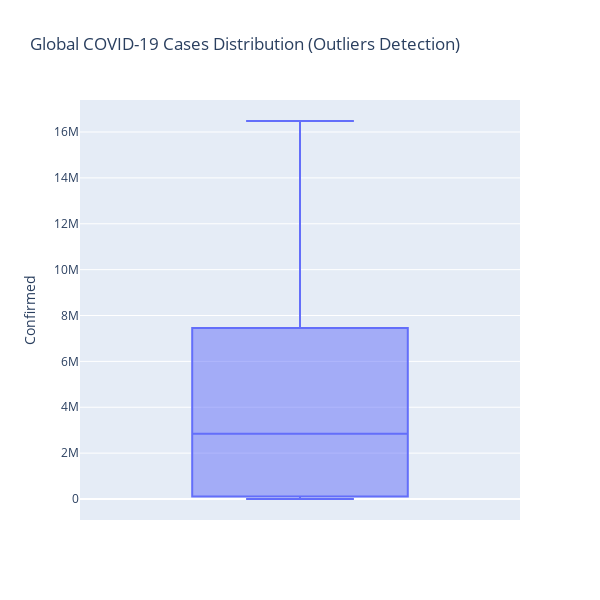
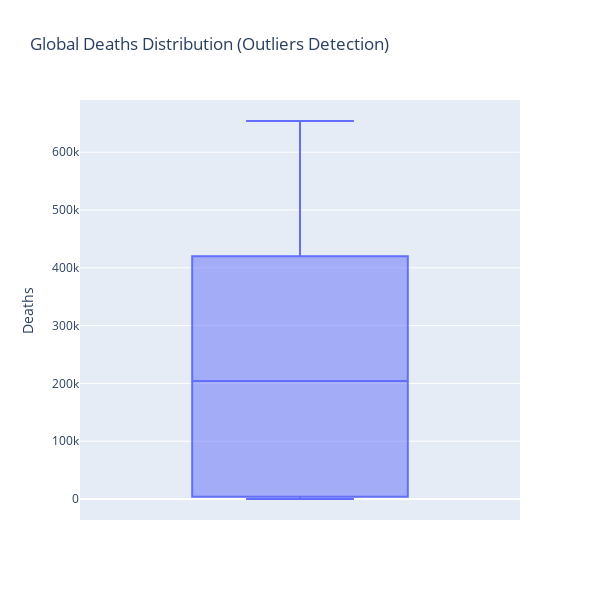
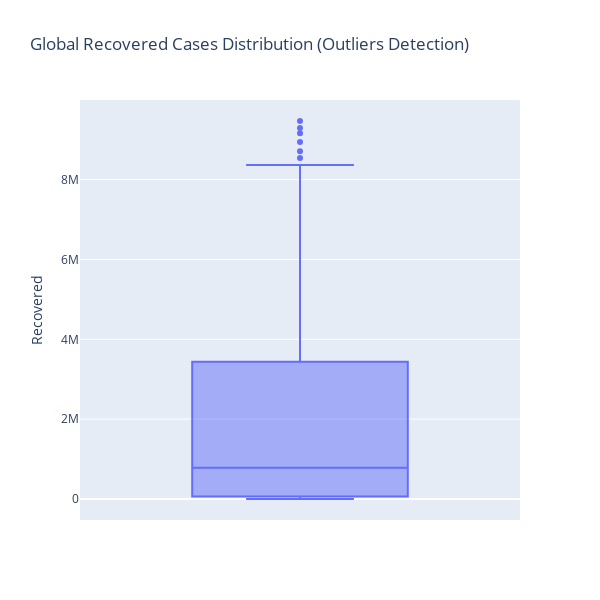
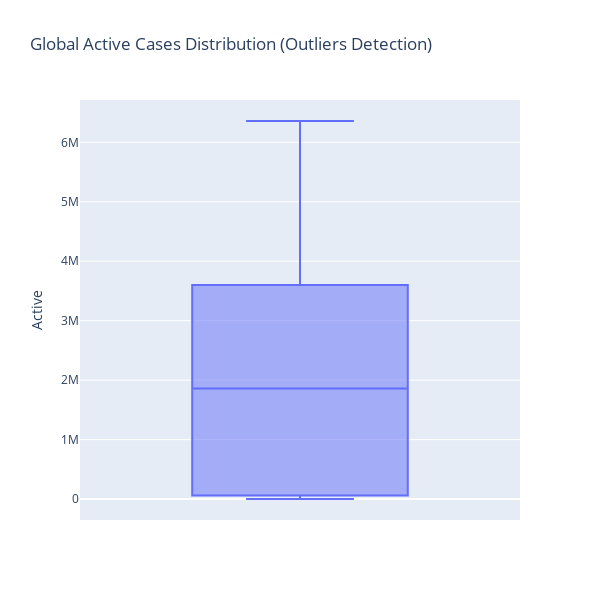

Source (notebook cell) for these figures, in order:
### Markdown cell above
The global dataset (df_global) consists of 188 days of cumulative COVID-19 data, showing a right-skewed distribution with significant variation across cases. The mean confirmed cases (~4.4M) is much lower than the max (~16.48M), indicating a few high-case days driving the average up. The median (~2.85M cases) suggests that more than half of the days had relatively lower case counts.

Deaths, recoveries, and active cases show similar trends, with deaths ranging from 17 to 654K, recoveries from 28 to 9.46M, and active cases from 510 to 6.35M. The high standard deviation across all metrics indicates fluctuating case numbers over time. Moving forward, we will analyze trends, visualize growth patterns, and build predictive models to forecast future case counts.

### Code cell
import plotly.express as px

# Create box plot for global confirmed cases
fig_global = px.box(df_global, y='Confirmed', title="Global COVID-19 Cases Distribution (Outliers Detection)",width=600, height=600)    


# Box plot for Deaths, Recovered, and Active cases
fig_deaths = px.box(df_global, y='Deaths', title="Global Deaths Distribution (Outliers Detection)",width=600, height=600)
fig_recovered = px.box(df_global, y='Recovered', title="Global Recovered Cases Distribution (Outliers Detection)",width=600, height=600)
fig_active = px.box(df_global, y='Active', title="Global Active Cases Distribution (Outliers Detection)",width=600, height=600)

fig_global.show()
fig_deaths.show()
fig_recovered.show()
fig_active.show()

### Figure 1 — Plotly figure (JSON) as saved in the notebook; plotly's stock layout.template omitted (floating-point values rounded to 4 significant figures; data arrays with more than 128 entries replaced by an {"elided": "..."} marker saying what was removed)
{"data": [{"alignmentgroup": "True", "hovertemplate": "Confirmed=%{y}<extra></extra>", "legendgroup": "", "marker": {"color": "#636efa"}, "name": "", "notched": false, "offsetgroup": "", "orientation": "v", "showlegend": false, "type": "box", "x0": " ", "xaxis": "x", "y": {"elided": "188 int values"}, "y0": " ", "yaxis": "y"}], "layout": {"boxmode": "group", "height": 600, "legend": {"tracegroupgap": 0}, "title": {"text": "Global COVID-19 Cases Distribution (Outliers Detection)"}, "width": 600, "xaxis": {"anchor": "y", "domain": [0, 1]}, "yaxis": {"anchor": "x", "domain": [0, 1], "title": {"text": "Confirmed"}}}}

### Figure 2 — Plotly figure (JSON) as saved in the notebook; plotly's stock layout.template omitted (floating-point values rounded to 4 significant figures; data arrays with more than 128 entries replaced by an {"elided": "..."} marker saying what was removed)
{"data": [{"alignmentgroup": "True", "hovertemplate": "Deaths=%{y}<extra></extra>", "legendgroup": "", "marker": {"color": "#636efa"}, "name": "", "notched": false, "offsetgroup": "", "orientation": "v", "showlegend": false, "type": "box", "x0": " ", "xaxis": "x", "y": {"elided": "188 int values"}, "y0": " ", "yaxis": "y"}], "layout": {"boxmode": "group", "height": 600, "legend": {"tracegroupgap": 0}, "title": {"text": "Global Deaths Distribution (Outliers Detection)"}, "width": 600, "xaxis": {"anchor": "y", "domain": [0, 1]}, "yaxis": {"anchor": "x", "domain": [0, 1], "title": {"text": "Deaths"}}}}

### Figure 3 — Plotly figure (JSON) as saved in the notebook; plotly's stock layout.template omitted (floating-point values rounded to 4 significant figures; data arrays with more than 128 entries replaced by an {"elided": "..."} marker saying what was removed)
{"data": [{"alignmentgroup": "True", "hovertemplate": "Recovered=%{y}<extra></extra>", "legendgroup": "", "marker": {"color": "#636efa"}, "name": "", "notched": false, "offsetgroup": "", "orientation": "v", "showlegend": false, "type": "box", "x0": " ", "xaxis": "x", "y": {"elided": "188 int values"}, "y0": " ", "yaxis": "y"}], "layout": {"boxmode": "group", "height": 600, "legend": {"tracegroupgap": 0}, "title": {"text": "Global Recovered Cases Distribution (Outliers Detection)"}, "width": 600, "xaxis": {"anchor": "y", "domain": [0, 1]}, "yaxis": {"anchor": "x", "domain": [0, 1], "title": {"text": "Recovered"}}}}

### Figure 4 — Plotly figure (JSON) as saved in the notebook; plotly's stock layout.template omitted (floating-point values rounded to 4 significant figures; data arrays with more than 128 entries replaced by an {"elided": "..."} marker saying what was removed)
{"data": [{"alignmentgroup": "True", "hovertemplate": "Active=%{y}<extra></extra>", "legendgroup": "", "marker": {"color": "#636efa"}, "name": "", "notched": false, "offsetgroup": "", "orientation": "v", "showlegend": false, "type": "box", "x0": " ", "xaxis": "x", "y": {"elided": "188 int values"}, "y0": " ", "yaxis": "y"}], "layout": {"boxmode": "group", "height": 600, "legend": {"tracegroupgap": 0}, "title": {"text": "Global Active Cases Distribution (Outliers Detection)"}, "width": 600, "xaxis": {"anchor": "y", "domain": [0, 1]}, "yaxis": {"anchor": "x", "domain": [0, 1], "title": {"text": "Active"}}}}
